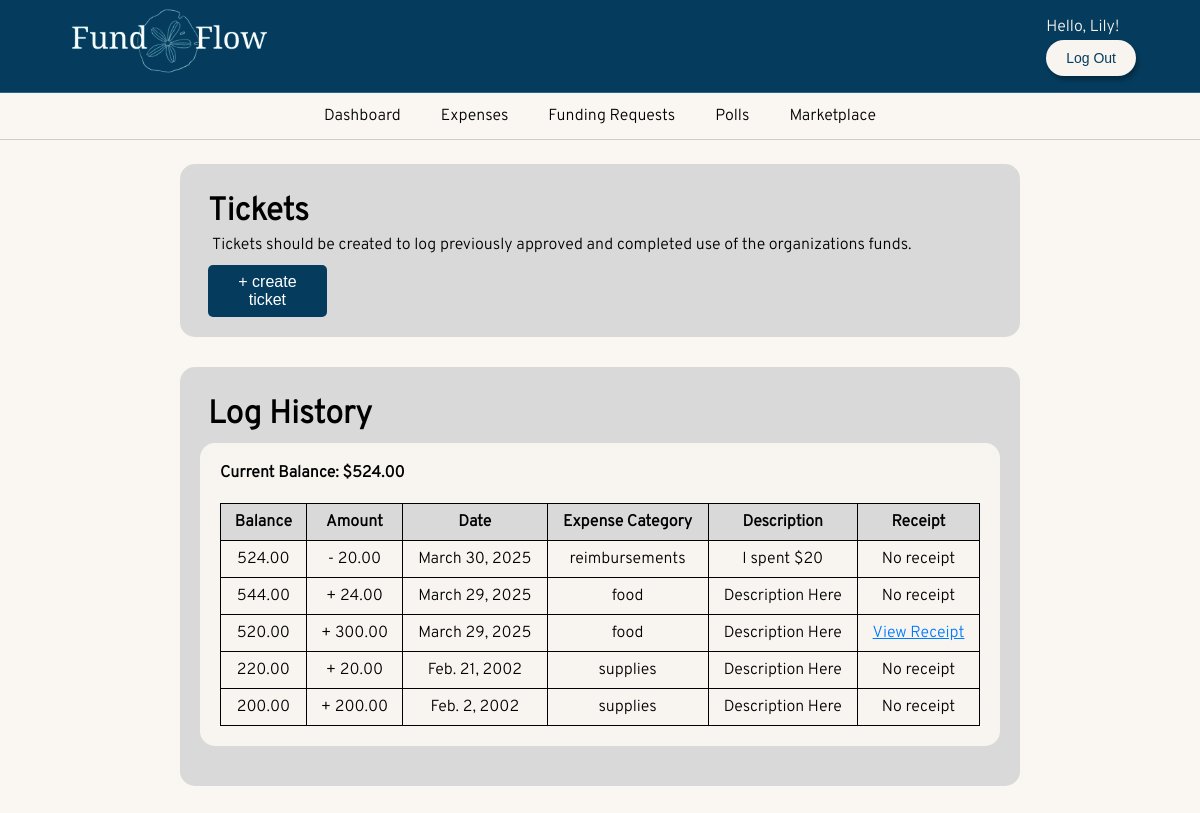
The page /expenses/ (signed in) on the database its author committed.
### FundFlow/models.py (models this page shows, shortened)
class CreateTicket(models.Model):
    CATEGORY_CHOICES = [
        ('supplies', 'Supplies'),
        ('reimbursements', 'Reimbursements'),
        ('food', 'Food'),
        ('travel', 'Travel'),
        ('membershipfee', 'Membership Fee'),
        ('other', 'Other'),
    ]
    MODIFY_CHOICES = [
        ('add', '+'),
        ('minus', '-')
    ]
    amount = models.DecimalField(max_digits=10, decimal_places=2)
    date = models.DateField()
    operation = models.CharField(
        max_length = 20,
        choices = MODIFY_CHOICES,
        default = 'add',
    )
    expense_category = models.CharField(
        max_length=20,
        choices=CATEGORY_CHOICES,
        default = 'supplies',
    )
    description = models.TextField(default = 'Description Here')
    receipt = models.FileField(upload_to='receipts/', null=True, blank=True)
    objects = TicketManager()

### FundFlow/views.py (the view)
# urls.py: path('expenses/', views.expenses_view, name='expenses'),
def expenses_view(request):
    tickets = CreateTicket.objects.all().order_by('date', 'id')
    balance = CreateTicket.objects.get_balance()
    running_balance = Decimal('0.00')
    ticket_data = []
    curUser = request.user
    curProf = UserProfile.objects.get(user=curUser)
    user_type = curProf.user_type
    for ticket in tickets:
        operation_symbol = '+' if ticket.operation == 'add' else '-'
        amount = ticket.amount if ticket.operation == 'add' else -ticket.amount
        running_balance += amount
        ticket_data.append({
            'ticket': ticket,
            'balance': running_balance,
            'operation_symbol': operation_symbol
        })
    return render(request, 'expenses.html', {
    'tickets_with_balance': list(reversed(ticket_data)),
    'balance': balance, 'user_type':user_type
    })

### FundFlow/models.py (called while the page is built)
    def get_balance(self):
        return self.aggregate(
            total=Sum(
                Case(
                    When(operation='add', then=F('amount')),
                    When(operation='minus', then=-F('amount')),
                    default=0,
                    output_field=DecimalField()
                )
            )
        )['total'] or 0

### FundFlow/templates/expenses.html (shortened to what this page needs)
{% extends 'base.html' %}
{% block content %}
<div class = "tickets-info-container">
    <div class="tickets-text-container">
        <label id="tickets-subtitle-label">
            Tickets
        </label>
        <label id="tickets-text-label">
            Tickets should be created to log previously approved and completed
            use of the organizations funds.
        </label>
        <a id="create-ticket-btn-label" href="{% url 'createticket' %}">
            <button class="create-ticket-btn" >+ create ticket</button>
        </a>
    </div>
</div>
<div class = "tickets-info-container">
    <div class="tickets-text-container">
        <label id="tickets-subtitle-label">
            Log History
        </label>
    </div>
    <div class = "log-info-container">
        <label id = "log-text-label">
            Current Balance: ${{balance|floatformat:2 }}
        </label>
        <table class= "log-table">
            <thead>
                <tr>
                    <th>Balance</th>
                    <th>Amount</th>
                    <th>Date</th>
                    <th>Expense Category</th>
                    <th>Description</th>
                    <th>Receipt</th>
                </tr>
            </thead>
            <tbody>
                {% for item in tickets_with_balance %}
                <tr>
                    <td>{{ item.balance|floatformat:2  }}</td>
                    <td>{{ item.operation_symbol }} {{ item.ticket.amount }}</td>
                    <td>{{ item.ticket.date }}</td>
                    <td>{{ item.ticket.expense_category }}</td>
                    <td>{{ item.ticket.description }} </td>
                    <td>
                        {% if item.ticket.receipt %}
                            <a href="#" class="receipt-link" data-receipt="{{ item.ticket.receipt.url }}">View Receipt</a>
                        {% else %}
                            No receipt
                        {% endif %}
                    </td>
                </tr>
                {% endfor %}
            </tbody>
        </table>
    </div>
</div>
{%endblock%}

### FundFlow/templates/base.html (shortened to what this page needs)
<!doctype html>
<html lang="en">
  <head>
    {%load static%}
    <link rel="stylesheet" href="{% static 'dashboard.css' %}">
    <link rel="stylesheet" href="{% static 'home.css' %}">
    <link rel="stylesheet" href="{% static 'signUp.css' %}">
    <link rel="stylesheet" href="{% static 'index.css' %}">
    <link rel="stylesheet" href="https://cdnjs.cloudflare.com/ajax/libs/font-awesome/6.0.0/css/all.min.css">
    <link rel="stylesheet" href="{% static 'registerorg.css' %}">
    <link rel="stylesheet" href="{% static 'voting.css' %}">
    <link rel="stylesheet" href="{% static 'expenses.css' %}">
    <link rel="stylesheet" href="{% static 'budgetRev.css' %}">
    <link rel="stylesheet" href="{% static 'manageOrganization.css' %}">
    <link rel="stylesheet" href="{% static 'fundingRequests.css' %}">
    <link rel="stylesheet" href="{% static 'manageMarketplace.css' %}">
  </head>
  <body>
    <header class="py-3 mb-4 border-bottom" id="header">
      <div class="header-container">
          <a href="#" class="d-flex align-items-center link-body-emphasis text-decoration-none">
              <span class="logo">
                  <img src="{% static 'images/FundFlow_logo.png' %}" alt="Logo">
              </span>
          </a>
      </div>
      <div>
        {% if user.is_authenticated %}
        <a class="hello-user"> Hello, {{user.first_name}}! </a>
        <form action="{% url 'logout' %}" method="post">
          <button type="submit" class="logout-btn">Log Out</button>
        </form>
        {% endif %}
      </div>
    </header>
    {% if user.is_authenticated %}
    <nav class="py-2 bg-body-tertiary border-bottom">
        <div class="container d-flex flex-wrap">
            <ul class="nav me-auto">
                <li class="nav-item"><a href="{% url 'dashboard' %}" class="nav-link link-body-emphasis px-2" aria-current="page">Dashboard</a></li>
                <li class="nav-item"><a href="{% url 'expenses' %}" class="nav-link link-body-emphasis px-2">Expenses</a></li>
                <li class="nav-item"><a href="{% url 'fundingRequests' %}" class="nav-link link-body-emphasis px-2">Funding Requests</a></li>
                <li class="nav-item"><a href="{% url 'voting' %}" class="nav-link link-body-emphasis px-2">Polls</a></li>
                <li class="nav-item"><a href="{% url 'marketplace' %}" class="nav-link link-body-emphasis px-2">Marketplace</a></li>
            </ul>
        </div>
    </nav>
    {% endif %}
    <div class="container">
        {% block content %}
        {% endblock %}
    </div>
  </body>
</html>

### FundFlow/static/dashboard.css (style rules this page uses)
* { margin: 0; padding: 0; box-sizing: border-box; }
body { display: flex; flex-direction: column; }

### FundFlow/static/home.css (style rules this page uses)
body { margin: 0; padding: 0; background-color: #F8F5F0; font-family: 'Overpass', sans-serif; }

### FundFlow/static/signUp.css (style rules this page uses)
body { margin: 0; padding: 0; background-color: #F8F5F0; }

### FundFlow/static/index.css (style rules this page uses)
body { background-color: #FAF6F1; margin: 0; }
#header { background-color: #053C5E; border-bottom: 1px solid #2a668b; padding: .5rem 4rem; display: flex; align-items: center; justify-content: space-between; }
.header-container { display: flex; align-items: center; gap: 1rem; }
.logo img { height: 70px; width: auto; }
.logout-btn { background-color: #F8F5F0; border: none; text-decoration: none; color: #053C5E; padding: 10px 20px; border-radius: 25px; font-size: 14px; text-align: center; cursor: pointer; box-shadow: 2px 4px 5px rgba(0, 0, 0, 0.3); margin-top: 3px; }
nav { background-color: #FAF6F1; border-bottom: 1px solid #ccc; padding: 0.8rem 0; }
.nav { list-style: none; display: flex; justify-content: center; padding: 0; margin: 0; }
.nav-item { margin: 0 10px; }
.nav-link { color: black; text-decoration: none; font-size: 1rem; padding: 5px 10px; transition: color 0.3s ease; font-family: 'Overpass', sans-serif; font-weight: 300; }
.hello-user { font-family: 'Overpass', sans-serif; color: #F8F5F0; }

### FundFlow/static/registerorg.css (style rules this page uses)
body { display: flex; flex-direction: column; }

### FundFlow/static/voting.css (style rules this page uses)
body { font-family: 'Overpass', sans-serif; }

### FundFlow/static/expenses.css (style rules this page uses)
.tickets-info-container { width: 70%; margin: auto; margin-top:2%; margin-bottom: 2.5%; padding: 20px; background-color: #D9D9D9; border-radius: 15px; text-align: left; }
.tickets-text-container { margin-left:1%; margin-top: 1%; }
#tickets-subtitle-label { font-size: 2em; font-weight:bold; display: block; margin-bottom: 3px; }
#tickets-text-label { margin-left: 0.5%; margin-top: 20%; }
#create-ticket-btn-label { display: block; }
.create-ticket-btn { border-radius: 5px; background-color: #053C5E; margin-top: 10px; color: white; padding: 8px 15px; text-align: center; display: inline-block; font-size: 16px; width: 15%; border: 0px; }
.log-info-container { width: 100%; margin: auto; margin-top:1%; margin-bottom: 2.5%; padding: 20px; background-color: #F8F5F0; border-radius: 15px; text-align: left; }
#log-text-label { font-weight:bold; }
.log-table { width: 100%; border-collapse: collapse; margin-top: 20px; }
.log-table thead { background-color: #D9D9D9; font-weight: bold; }
.log-table td, .log-table th { border: 1px solid black; padding: 8px 12px; text-align: center; }
.receipt-link { color: #007bff; text-decoration: underline; cursor: pointer; }

### FundFlow/static/fundingRequests.css (style rules this page uses)
body { font-family: 'Overpass', sans-serif; }

### rows shown on the page
CreateTicket: balance "524.00", operation_symbol "-", ticket.amount "20.00", ticket "March 30, 2025", ticket.expense_category "reimbursements", ticket.description "I spent $20", receipt "No receipt"
CreateTicket: balance "544.00", operation_symbol "+", ticket.amount "24.00", ticket "March 29, 2025", ticket.expense_category "food", ticket.description "Description Here", receipt "No receipt"
CreateTicket: balance "520.00", operation_symbol "+", ticket.amount "300.00", ticket "March 29, 2025", ticket.expense_category "food", ticket.description "Description Here"
CreateTicket: balance "220.00", operation_symbol "+", ticket.amount "20.00", ticket "Feb. 21, 2002", ticket.expense_category "supplies", ticket.description "Description Here", shows "No receipt"
CreateTicket: balance "200.00", operation_symbol "+", ticket.amount "200.00", ticket "Feb. 2, 2002", ticket.expense_category "supplies", ticket.description "Description Here", shows "No receipt"

### other values the page prints
{{ user.first_name }} "Lily"
{{ balance|floatformat:2 }} "524.00"
